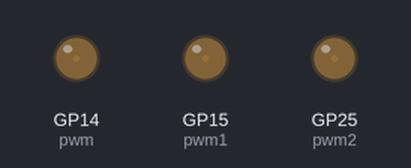
Recording of a program running on a simulated Raspberry Pi Pico running MicroPython. Parts: output pins drawn as LEDs (lit = HIGH).

Above: at 0.05 s.
At 9.25 s:
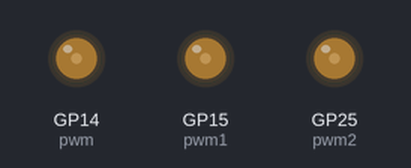
Timing chart, 0 to 20.6 s (numbered marks = the images above):
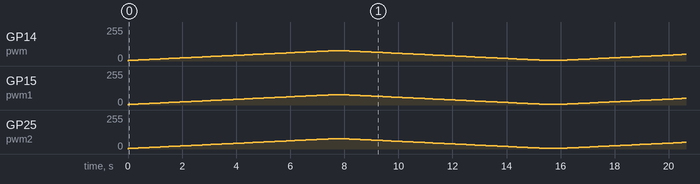

The program:

rppi_PWM_LEDlight.py
```python
from machine import Pin, PWM
from time import sleep

pwm = PWM(Pin(14))
pwm1 = PWM(Pin(15))
pwm2 = PWM(Pin(25))
pwm.freq(50)

while True:
    for duty in range(1000,20000,1):
        pwm.duty_u16(duty)
        sleep(0.0001)
        pwm1.duty_u16(duty)
        sleep(0.0001)
        pwm2.duty_u16(duty)
        sleep(0.0001)
    sleep(0.3)
    for duty in range(20000,1000,-1):
        pwm.duty_u16(duty)
        sleep(0.0001)
        pwm1.duty_u16(duty)
        sleep(0.0001)
        pwm2.duty_u16(duty)
        sleep(0.0001)
    sleep(0.3)
```
